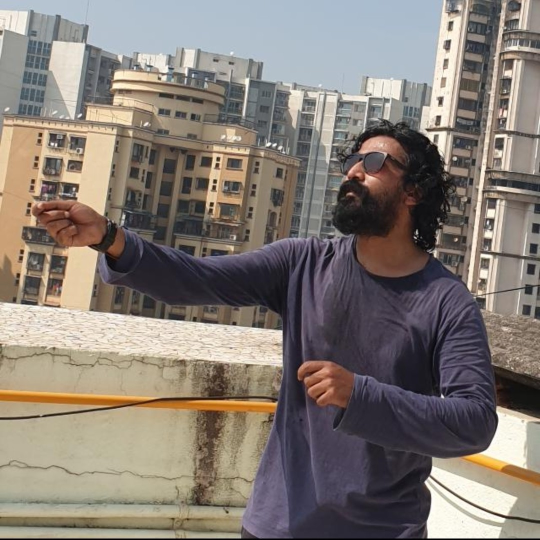
#> input picture cool_buddy.jpg, 1080 x 1079 px (shown at 1/2 size)
$ jupyter execute Image_Cartoon.ipynb
#> lines starting #> are read from the running program, lines starting #| are printed output that depends on the picture; after the words box and inside, x2 and y2 are one past the last pixel; in counts of white or black regions, pixels touching at a corner belong together
# Steps:-
    1.Apply a bilateral filter to reduce the color palette of the image.
    2.Convert original color image into grayscale image.
    3.Apply median blur to reduce image noise in the resultant grayscale image.
    4.Create an edge mask from the grayscale image using adaptive thresholding.
    5.Combine the color image from step 1 eith edge mask from step 4.

## Importing Libraries

[cell 1]
import cv2
import numpy as np

## DownSampling and Giving bilateral filtering steps
- Downsampling is the reduction in spatial resolution while keeping the same two-dimensional (2D) representation.
- A bilateral filter is a non-linear, edge-preserving, and noise-reducing smoothing filter for images.

[cell 2]
num_down=2   # number of downsampling steps
num_bilateral=2  # number bilateral filtering steps

[cell 3]
img_rgb=cv2.imread("cool_buddy.jpg")
#> img_rgb is the input picture: shape (1079, 1080, 3); mean B, G, R 117.2, 124.3, 132.9
#elon-musk-spacex-2
#elon_musk_reuters_1610084738222

[cell 4]
img_rgb = np.array(img_rgb, dtype=np.uint8)
print(img_rgb.shape)# print the dimension of the image
#| (1079, 1080, 3)

## Resizing original image

[cell 5]
# resizing so as to get the optimal result after un sampling is done
img_rgb=cv2.resize(img_rgb,(400,400))
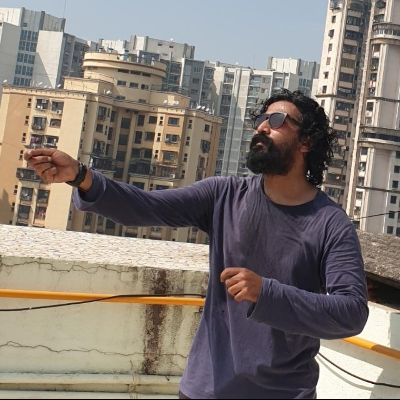
#> img_rgb: shape (400, 400, 3); mean B, G, R 117, 124.1, 132.7

## Downsample the image ,apply the bilateral filter ,mentioned the amount time
- Gaussian pyramid involves applying repeated Gaussian blurring and downsampling an image until some stopping criteria are met.
- For instance, one of the stopping criteria can be the minimum image size.
- cv2.pyrDown() function decreases the size to half.

[cell 6]
# Downsample image using gaussian pyramid
img_color=img_rgb
for i in range(num_bilateral):
    img_color=cv2.pyrDown(img_color)
#> this loop made 2 passes
#> pass 1, `img_color=cv2.pyrDown(img_color)`:
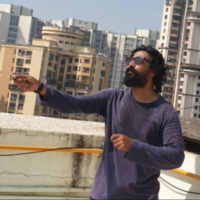
#> img_color: shape (200, 200, 3); mean B, G, R 117.3, 124.4, 133
#> pass 2, `img_color=cv2.pyrDown(img_color)`:
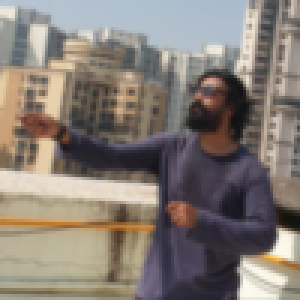
#> img_color: shape (100, 100, 3) (shown 3 times larger); mean B, G, R 117.6, 124.7, 133.3

## Reptedly applying small bilateral filter.
- A bilateral filter is used for smoothening images and reducing noise, while preserving edges.

[cell 7]
# repetedly applying small bilateral filter instead of applying one large filter
for i in range(num_bilateral):
    img_color=cv2.bilateralFilter(img_color,d=9,sigmaColor=9,sigmaSpace=7)

## unsample, convert the image to grayscale, apply median blur and then thresholding
- cv2.pyrUp() function increases the size to double of its original size.

[cell 8]
# unsample the image to original size
for i in range (num_down):
    img_color=cv2.pyrUp(img_color)
#> this loop made 2 passes
#> pass 1, `img_color=cv2.pyrUp(img_color)`:
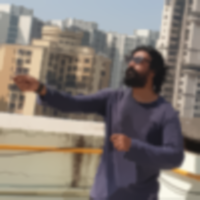
#> img_color: shape (200, 200, 3); mean B, G, R 117.5, 124.5, 133.2

- cv2.cvtColor() method is used to convert an image from one color space to another.
- cv2.medianBlur() computes the median of all the pixels under the kernel window and the central pixel is replaced with this median value.

[cell 9]
img_gray=cv2.cvtColor(img_rgb,cv2.COLOR_RGB2GRAY)
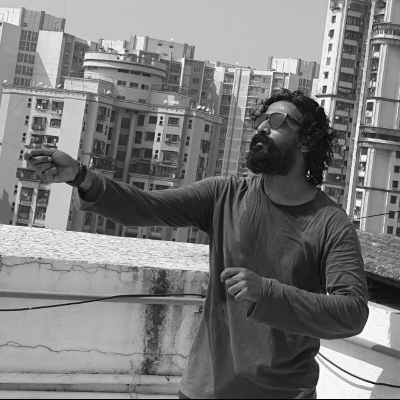
#> img_gray: shape (400, 400); min 0, max 253, mean 123
img_blur=cv2.medianBlur(img_gray,7)
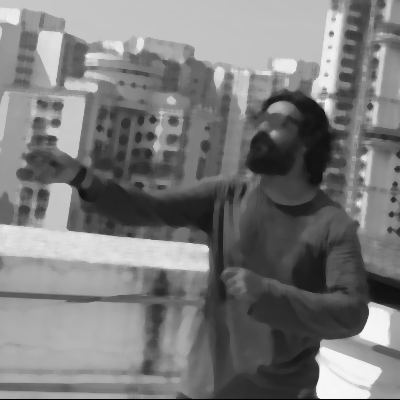
#> img_blur: shape (400, 400); min 0, max 247, mean 123.5

- When image has different lighting conditions in different areas we use cv2.adaptiveThreshold
    - cv2.ADAPTIVE_THRESH_MEAN_C threshold value is the mean of neighbourhood area.
    - cv2.THRESH_BINARY If pixel intensity is greater than the set threshold, value set to 255, else set to 0 (black).
    - blockSize It decides the size of neighbourhood area.
    - C It is just a constant which is subtracted from the mean or weighted mean calculated.

[cell 10]
img_edge=cv2.adaptiveThreshold(img_blur,255,cv2.ADAPTIVE_THRESH_MEAN_C,cv2.THRESH_BINARY,blockSize=5,C=2)
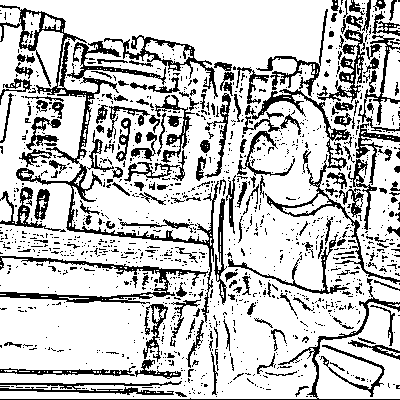
#> img_edge: shape (400, 400); 77.4% white; black in thin lines or dots

## Convert  Gray image into RGB image
- cv2.cvtColor for colour conversion
- cv2.COLOR_GRAY2RGB GRAY image into RGB image

[cell 11]
#convert black to color ,bit-AND with color image
img_edge=cv2.cvtColor(img_edge,cv2.COLOR_GRAY2RGB)
#> img_edge: shape (400, 400, 3); 77.4% white; black in thin lines or dots

## Checking data type and shape

[cell 12]
#checking data type and shape
print(img_edge.dtype)
#| uint8
print(img_edge.shape)
#| (400, 400, 3)

[cell 13]
#checking data type and shape
print(img_color.dtype)
#| uint8
print(img_color.shape)
#| (400, 400, 3)

# Resizing both the images

[cell 14]
#making same size of both images
img_color=cv2.resize(img_color,(400,400))
print(img_color.shape)
#| (400, 400, 3)
img_edge=cv2.resize(img_edge,(400,400))
print(img_edge.shape)
#| (400, 400, 3)

- Bitwise operations are used in image manipulation and used for extracting essential parts in the image.
- cv2.bitwise_and Bit-wise conjunction of input array elements.

[cell 15]
img_cartoon=cv2.bitwise_and(img_color, img_edge)
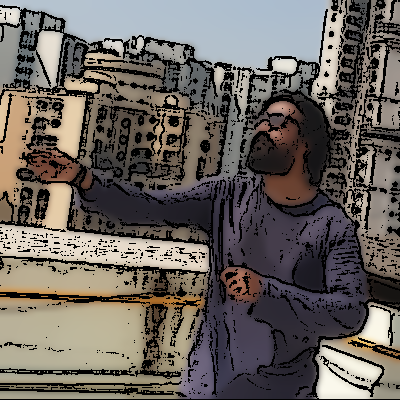
#> img_cartoon: shape (400, 400, 3); mean B, G, R 94, 99, 105.2
print(img_cartoon.shape)
#| (400, 400, 3)

## Real and Cartoon image
- np.hstack() function is used to stack the sequence of input arrays horizontally
- cv2.imshow() method is used to display an image in a window.
- cv2.waitKey(0) will display the window infinitely.

[cell 16]
stack=np.hstack([img_rgb,img_cartoon])
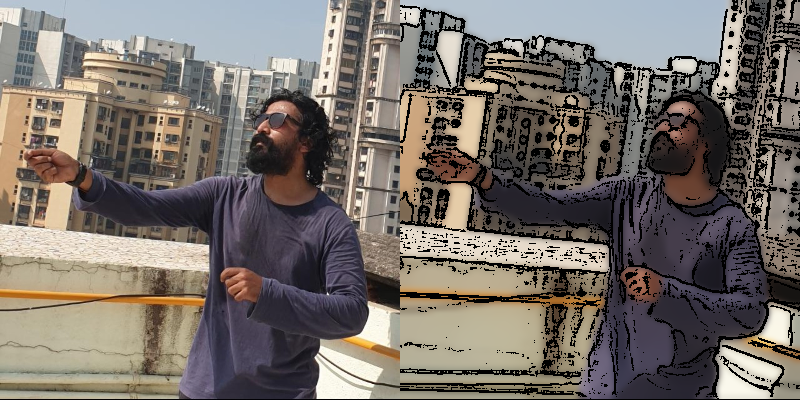
#> stack: shape (400, 800, 3); mean B, G, R 105.5, 111.6, 119
cv2.imshow("Original Image and Cartoon Image ",stack)
cv2.waitKey(0)

$ run again, with DSC_6021_edited.jpg copied over cool_buddy.jpg
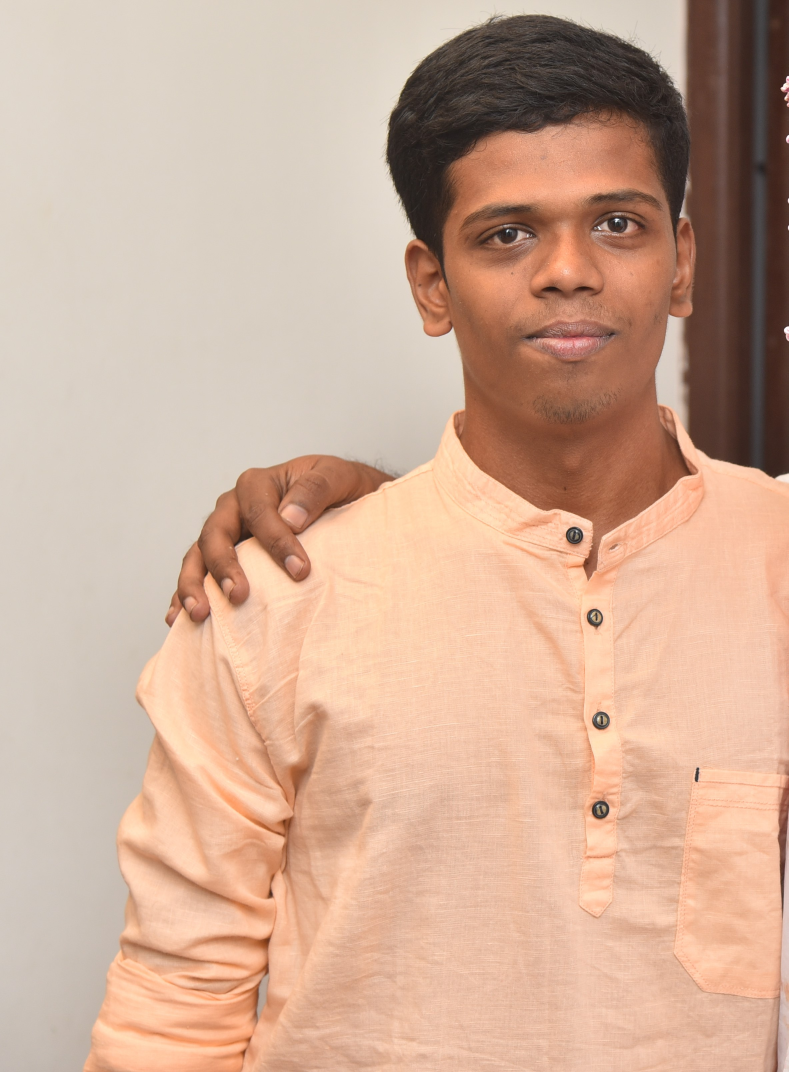
#> input picture DSC_6021_edited.jpg, 2366 x 3216 px (shown at 1/3 size)
#> img_rgb is the input picture: shape (3216, 2366, 3); mean B, G, R 152.1, 173, 207
#| (3216, 2366, 3)
#> img_rgb: shape (400, 400, 3)
#> `img_edge=cv2.adaptiveThreshold(img_blur,255,cv2.ADAPTIVE_THRESH_MEAN_C..`:
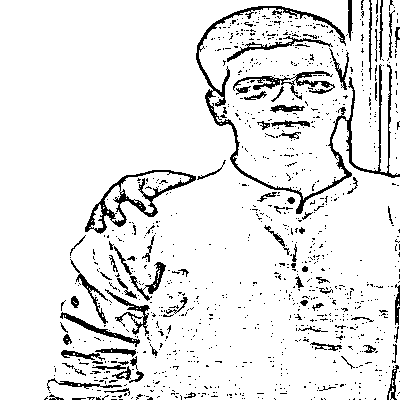
#> img_edge: shape (400, 400); 91% white; black in thin lines or dots, all inside (x1, y1, x2, y2) = (44, 0, 400, 400)
#| uint8
#| (400, 400, 3)
#| uint8
#| (400, 400, 3)
#| (400, 400, 3)
#| (400, 400, 3)
#| (400, 400, 3)
#> `stack=np.hstack([img_rgb,img_cartoon])`:
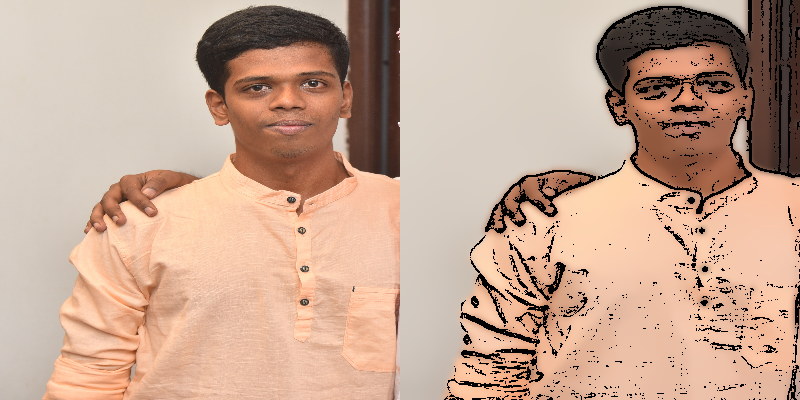
#> stack: shape (400, 800, 3); mean B, G, R 147.2, 167, 199
